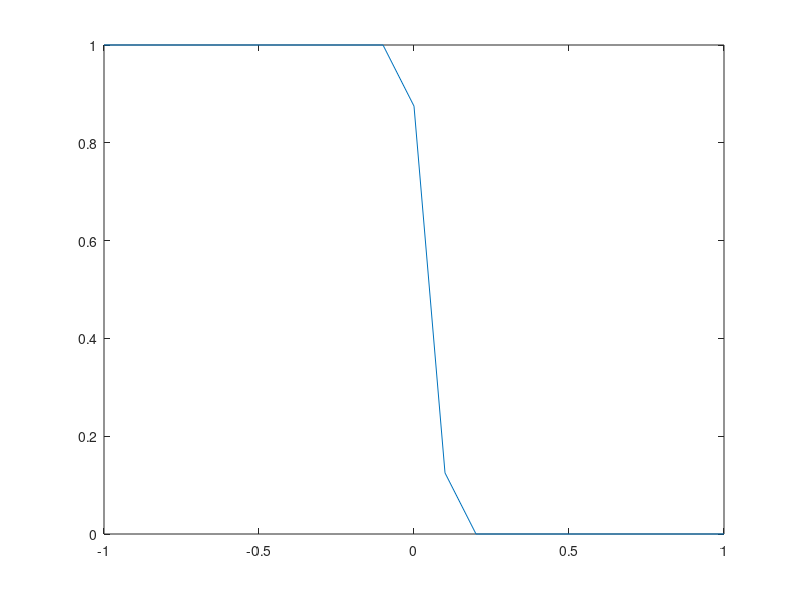
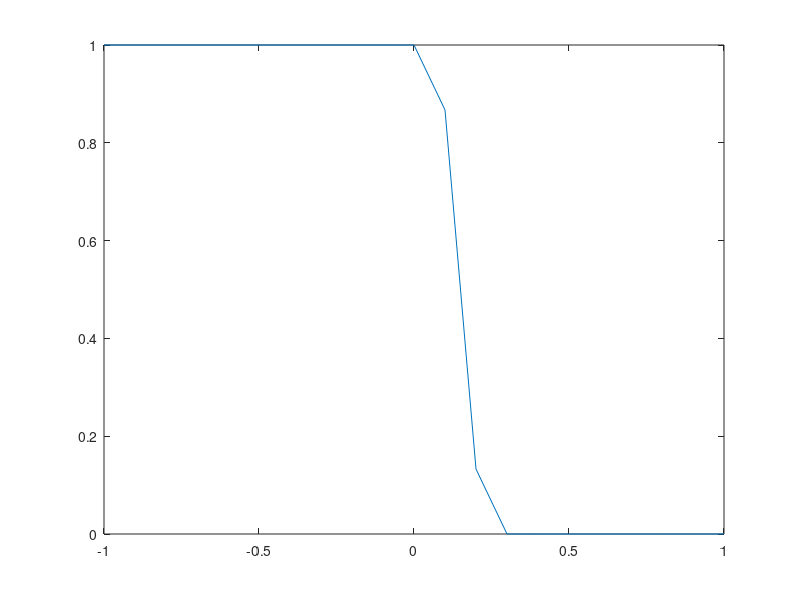
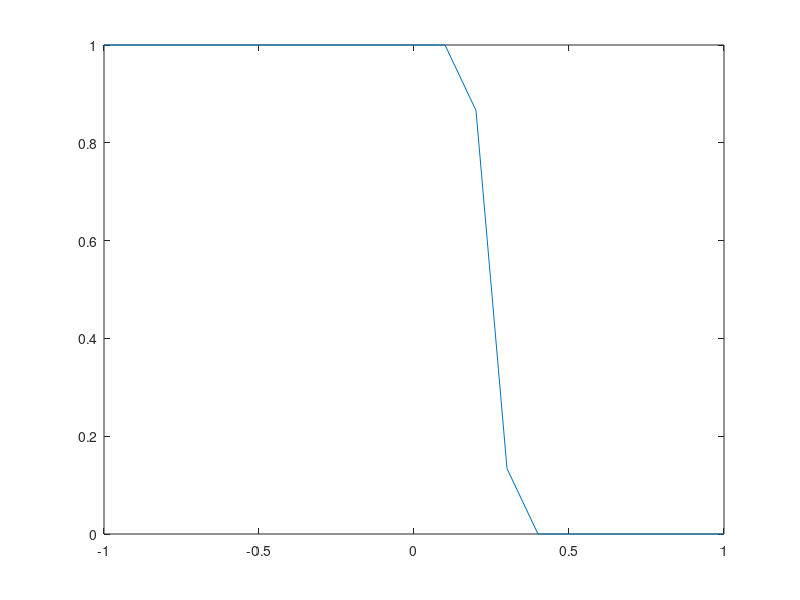
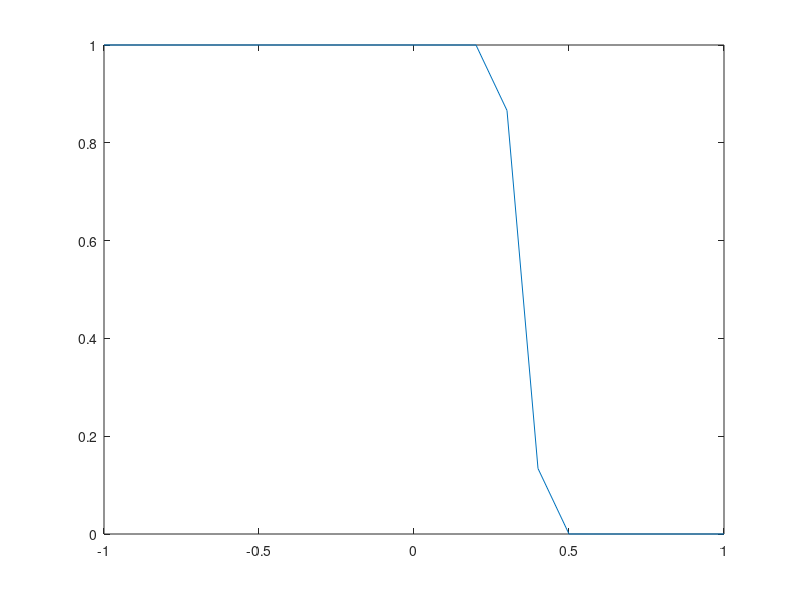

The MATLAB script that drew these images, in order: (Note: a time limit stopped this script after it produced the figures.)
for h = [0.1,0.01,0.001,0.0001]
    x=-1:h:1;
    tau=h;
    for T=[0.2,0.4,0.6,0.8,1.0]
        u=[linspace(1,1,(length(x)-1)/2),linspace(0,0,(length(x)+1)/2)];
        for m = 1:T/tau
            %求sgn(a)，由于U>=0总成立，只需判断a是否等于0
            for j = 1:length(u)-1
                if u(j)==u(j+1)
                    a(j)=0;
                else
                    a(j)=1;
                end
            end
            u(2:length(u)-1)=u(2:length(u)-1)...
                -1/4*((1.+a(2:length(a))).*(u(2:length(u)-1).^2) ...
                +(1.-a(2:length(a))).*(u(3:length(u)).^2) ...
                -(1.+a(1:length(a)-1)).*(u(1:length(u)-2).^2) ...
                -(1-a(1:length(a)-1)).*(u(2:length(u)-1).^2));
            u(1)=1;%加左边值条件
            u(length(u))=0;%加右边值条件
        end
        plot(x,u);
        saveas(gcf,strcat("h=",num2str(h),",T=",num2str(T),".jpg"));
        clf;
    end
end
